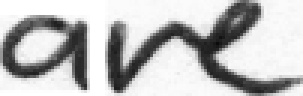
#> input picture src/model/PostItRecognition/test1.png, 101 x 32 px (shown 3 times larger)
$ python main.py
#> lines starting #> are read from the running program, lines starting #| are printed output that depends on the picture
from PIL import Image
import numpy as np


def convert_image(file_path):
#> called with file_path = 'test1.png'
    img = Image.open(file_path)
#> img is the input picture: PIL image 101x32 RGBA; mean R, G, B, A 189.4, 189.4, 189.4, 255
    img = img.convert("L").resize((128, int(img.size[1] * (128 / img.size[0]))))
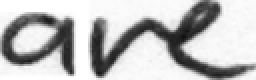
#> img: PIL image 128x40 L (shown 2 times larger); min 14, max 255, mean 189.4
    if img.size[1] > 32:
        img = img.resize((int(img.size[0] * (32 / img.size[1])), 32))
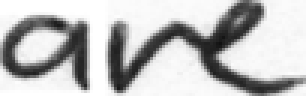
#> img: PIL image 102x32 L (shown 3 times larger); min 17, max 255, mean 189.4
#> (the run stopped early here; a loop or call above may not have finished)

$ run again, with src/model/PostItRecognition/test2.png copied over src/model/PostItRecognition/test1.png
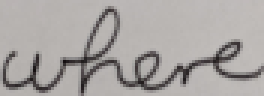
#> input picture src/model/PostItRecognition/test2.png, 88 x 32 px (shown 3 times larger)
#> in convert_image, img is the input picture: PIL image 88x32 RGB; mean R, G, B 168.9, 164.8, 162.7
#> in convert_image, `img = img.convert("L").resize((128, int(img.size[1] * (128 / img.size[..`:
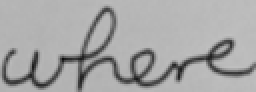
#> img: PIL image 128x46 L (shown 2 times larger); min 12, max 192, mean 165.9
#> in convert_image, `img = img.resize((int(img.size[0] * (32 / img.size[1])), 32))`:
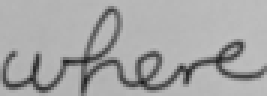
#> img: PIL image 89x32 L (shown 3 times larger); min 30, max 191, mean 165.9

$ run again, with src/model/PostItRecognition/test3.png copied over src/model/PostItRecognition/test1.png
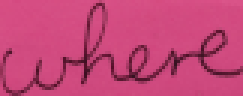
#> input picture src/model/PostItRecognition/test3.png, 81 x 32 px (shown 3 times larger)
#> in convert_image, img is the input picture: PIL image 81x32 RGB; mean R, G, B 196.7, 69.8, 119.7
#> in convert_image, `img = img.convert("L").resize((128, int(img.size[1] * (128 / img.size[..`:
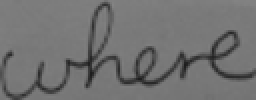
#> img: PIL image 128x50 L (shown 2 times larger); min 29, max 132, mean 113.4
#> in convert_image, `img = img.resize((int(img.size[0] * (32 / img.size[1])), 32))`:
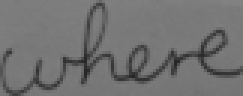
#> img: PIL image 81x32 L (shown 3 times larger); min 36, max 130, mean 113.4
